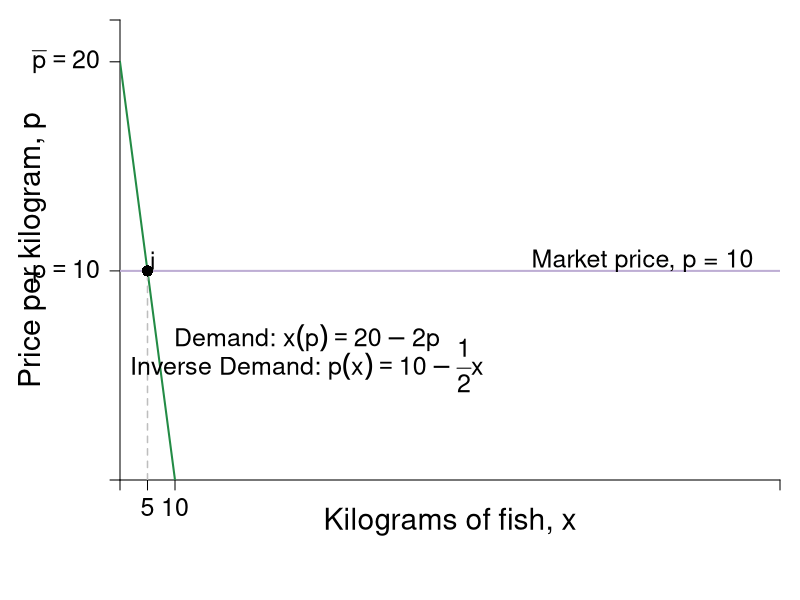

Generate this figure with R:
require(shape)
pdf(file = "indmarketdemand/demand_market_indiv.pdf", width = 9, height = 7)

#Set parameters for graphics
pointsize <- 1.8
axislabelsize <- 1.8
labelsize <- 1.5
namesize <- 1.8
annotatesize <- 1.5
graphlinewidth <- 2
segmentlinewidth <- 1.5

COL <- c("#7fc97f", "#beaed4", "#fdc086", "#ffff99", "#386cb0", "#f0027f", "#bf5b17", "#666666")
COLA <- c("#99d8c9","#66c2a4","#41ae76", "#238b45", "#005824")
COLB <- c("#4eb3d3", "#2b8cbe", "#0868ac","#084081")

par(mar =  c(6, 6, 1, 1))

MarketD <- function(x, rmax = 20, xmax = 10, n = 10) {
  rmax - (rmax/(n*xmax))*x
}

mrsA <- function(x, rmax = 20, xmax = 10) {
  rmax - (rmax/xmax)*x
}

uA <- function(x, y, rmax = 20, xmax = 10) {
  y + rmax*x - (1/2)(rmax/xmax)*x^2
}

xlims <- c(0, 120)
ylims <- c(0, 22)

npts <- 501 
x <- seq(xlims[1], xlims[2], length.out = npts)
y <- seq(ylims[1], ylims[2], length.out = npts) 
a <- c(46.08, 55, 64)
b <- c(46.08, 55, 64)

plot(0, 0, xlim = xlims, ylim = ylims, type = "n",
     xlab = expression(paste("")),
     ylab = expression(paste("")), 
     xaxt = "n", 
     yaxt = "n", 
     cex.lab = axislabelsize, 
     bty = "n",
     xaxs="i", 
     yaxs="i")

# ticksy <- seq(from = 0, to = ylims[2], by = 2)
# ylabels <- seq(from = 0, to = ylims[2], by = 2)
# ticksx <- seq(from = 0, to = xlims[2], by = 2)
# xlabels <- seq(from = 0, to = xlims[2], by = 2)
ticksy <- c(0, 10, 20, ylims[2])
ylabels <- c(NA, expression(paste(p == 10)), expression(paste(bar(p) == 20)), NA)
ticksx <- c(0, 5, 10, xlims[2])
xlabels <- c(NA, expression(5), expression(paste(10)), NA)

axis(1, at = ticksx, pos = 0, labels = xlabels, cex.axis = labelsize)
axis(2, at = ticksy, pos = 0, labels = ylabels, las = 1, cex.axis = labelsize)

npts <- 500 
xx1 <- seq(xlims[1], xlims[2], length.out = npts)

#xpoly <- c(0, 10, 0)
#ypoly <- c(5, 5, 10)
#polygon(x = xpoly, y = ypoly, col = COL[4], density=NULL, border = NA)

#Lines for mrs graph
#lines(xx1, MarketD(xx1, rmax = 20, xmax = 10, n = 10), col = COLA[4], lwd = graphlinewidth)
lines(xx1, mrsA(xx1, rmax = 20, xmax = 10), col = COLA[4], lwd = graphlinewidth)

segments(0, 10, xlims[2], 10, lty = 1, col = COL[2] , lwd = graphlinewidth)
segments(5, 0, 5, 10, lty = 2, col = "gray" , lwd = segmentlinewidth)

#Label axes
#mtext(expression(paste("Quantity of fish in kilograms, ", x)), side=1, line = 2.5, cex = axislabelsize)

text(0.5*xlims[2], -2, expression(paste("Kilograms of fish, ", x)), xpd = TRUE, cex = axislabelsize) 
text(-16, 0.5*ylims[2], expression(paste("Price per kilogram, ", p)), xpd = TRUE, cex = axislabelsize, srt = 90) 

points(5, 10, pch = 16, col = "black", cex = 1.5)
text(6, 10.5, expression(i), cex = annotatesize)

#segments(4.11765, 6.17647, 5.88, 8.88, lty = 1, col = COL[2] , lwd = graphlinewidth)
text(95, 10.5, expression("Market price, p = 10"), cex = labelsize)
#text(7.3, 2.5, expression("Curve"))
#Arrows(7.3, 3.5, 7.3, 6.1, col = "black", lty = 1, lwd = 2, arr.type = "triangle", arr.lwd = 0.5)

#Label the iso-welfare functions for the HG, Aisha
# text(3.8, 1.5, expression(u[1]^A))
# text(4.6, 1.5, expression(u[2]^A))
# text(5.5, 1.5, expression(u[3]^A))
#text(6.6, 8.3, expression(u[4]^A))


#Label the indifference curves for the HG, Betty
# text(7.6, 17, expression(u[1]^B))
# text(6.75, 17, expression(u[2]^B))
# text(6, 17, expression(u[3]^B))
#text(3.4, 6.9, expression(v[4]^B))

#Label mrs function
text(34, 6.8, expression(paste("Demand: ", x(p) == 20 - 2*p)), cex = annotatesize)
text(34, 5.5, expression(paste("Inverse Demand: ", p(x) == 10 - frac(1,2)*x)), cex = annotatesize)
#Arrows(10, 7.5, 10, 5, col = "black", lty = 1, lwd = 2, arr.type = "triangle", arr.lwd = 0.5)

#Label satiation
#text(20, 3.5, expression(paste(x[max] == "Point")))
#text(20, 3, expression(paste("of Satiation")))
#Arrows(20, 2.5, 20, 0.5, col = "black", lty = 1, lwd = 2, arr.type = "triangle", arr.lwd = 0.5)

#Label highest willingness to pay
#text(5, 10, expression("Consumer Surplus"))
#text(5, 9, expression(paste(CS==frac(1, 2)*bgroup("(",r[max] - p,")")*x)))
#Arrows(5, 8.5, 5, 6, col = "black", lty = 1, lwd = 2, arr.type = "triangle", arr.lwd = 0.5)

dev.off()
